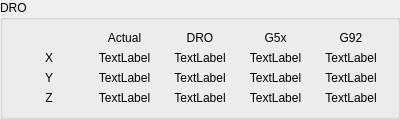
     <widget class="QGroupBox" name="dro_gb">
      <property name="minimumSize">
       <size>
        <width>400</width>
        <height>0</height>
       </size>
      </property>
      <property name="title">
       <string>DRO</string>
      </property>
      <layout class="QGridLayout" name="gridLayout_8">
       <item row="1" column="2">
        <widget class="QLabel" name="dro_lb_x">
         <property name="text">
          <string>TextLabel</string>
         </property>
         <property name="alignment">
          <set>Qt::AlignCenter</set>
         </property>
        </widget>
       </item>
       <item row="0" column="2">
        <widget class="QLabel" name="label_5">
         <property name="text">
          <string>DRO</string>
         </property>
         <property name="alignment">
          <set>Qt::AlignCenter</set>
         </property>
        </widget>
       </item>
       <item row="5" column="3">
        <widget class="QLabel" name="g5x_lb_z">
         <property name="text">
          <string>TextLabel</string>
         </property>
         <property name="alignment">
          <set>Qt::AlignCenter</set>
         </property>
        </widget>
       </item>
       <item row="3" column="1">
        <widget class="QLabel" name="actual_lb_y">
         <property name="text">
          <string>TextLabel</string>
         </property>
         <property name="alignment">
          <set>Qt::AlignCenter</set>
         </property>
        </widget>
       </item>
       <item row="3" column="2">
        <widget class="QLabel" name="dro_lb_y">
         <property name="text">
          <string>TextLabel</string>
         </property>
         <property name="alignment">
          <set>Qt::AlignCenter</set>
         </property>
        </widget>
       </item>
       <item row="3" column="0">
        <widget class="QLabel" name="axis_y">
         <property name="text">
          <string>Y</string>
         </property>
         <property name="alignment">
          <set>Qt::AlignCenter</set>
         </property>
        </widget>
       </item>
       <item row="5" column="1">
        <widget class="QLabel" name="actual_lb_z">
         <property name="text">
          <string>TextLabel</string>
         </property>
         <property name="alignment">
          <set>Qt::AlignCenter</set>
         </property>
        </widget>
       </item>
       <item row="1" column="3">
        <widget class="QLabel" name="g5x_lb_x">
         <property name="text">
          <string>TextLabel</string>
         </property>
         <property name="alignment">
          <set>Qt::AlignCenter</set>
         </property>
        </widget>
       </item>
       <item row="1" column="0">
        <widget class="QLabel" name="axis_x">
         <property name="text">
          <string>X</string>
         </property>
         <property name="alignment">
          <set>Qt::AlignCenter</set>
         </property>
        </widget>
       </item>
       <item row="5" column="0">
        <widget class="QLabel" name="axis_z">
         <property name="text">
          <string>Z</string>
         </property>
         <property name="alignment">
          <set>Qt::AlignCenter</set>
         </property>
        </widget>
       </item>
       <item row="0" column="1">
        <widget class="QLabel" name="label_6">
         <property name="text">
          <string>Actual</string>
         </property>
         <property name="alignment">
          <set>Qt::AlignCenter</set>
         </property>
        </widget>
       </item>
       <item row="5" column="2">
        <widget class="QLabel" name="dro_lb_z">
         <property name="text">
          <string>TextLabel</string>
         </property>
         <property name="alignment">
          <set>Qt::AlignCenter</set>
         </property>
        </widget>
       </item>
       <item row="3" column="3">
        <widget class="QLabel" name="g5x_lb_y">
         <property name="text">
          <string>TextLabel</string>
         </property>
         <property name="alignment">
          <set>Qt::AlignCenter</set>
         </property>
        </widget>
       </item>
       <item row="1" column="1">
        <widget class="QLabel" name="actual_lb_x">
         <property name="text">
          <string>TextLabel</string>
         </property>
         <property name="alignment">
          <set>Qt::AlignCenter</set>
         </property>
        </widget>
       </item>
       <item row="0" column="3">
        <widget class="QLabel" name="label_15">
         <property name="text">
          <string>G5x</string>
         </property>
         <property name="alignment">
          <set>Qt::AlignCenter</set>
         </property>
        </widget>
       </item>
       <item row="0" column="4">
        <widget class="QLabel" name="label_40">
         <property name="text">
          <string>G92</string>
         </property>
         <property name="alignment">
          <set>Qt::AlignCenter</set>
         </property>
        </widget>
       </item>
       <item row="1" column="4">
        <widget class="QLabel" name="g92_lb_x">
         <property name="text">
          <string>TextLabel</string>
         </property>
         <property name="alignment">
          <set>Qt::AlignCenter</set>
         </property>
        </widget>
       </item>
       <item row="3" column="4">
        <widget class="QLabel" name="g92_lb_y">
         <property name="text">
          <string>TextLabel</string>
         </property>
         <property name="alignment">
          <set>Qt::AlignCenter</set>
         </property>
        </widget>
       </item>
       <item row="5" column="4">
        <widget class="QLabel" name="g92_lb_z">
         <property name="text">
          <string>TextLabel</string>
         </property>
         <property name="alignment">
          <set>Qt::AlignCenter</set>
         </property>
        </widget>
       </item>
      </layout>
     </widget>
